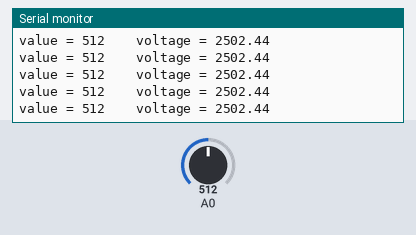
This sketch was run on a simulated Arduino Uno, built with avr-gcc and run on an emulated ATmega328P. Shown: the last lines printed to the serial monitor. Inputs (shaded band) come from the test bench; at power-on: A0 = 512.

Above: at 1.2 s.
1.3 s: A0 set to 222
At 2.2 s:
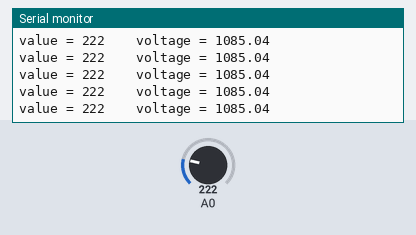
4.3 s: A0 set to 195
At 4.8 s:
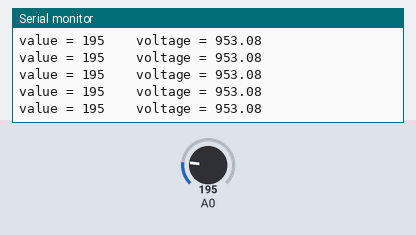
11.8 s: A0 set to 105
At 12.8 s:
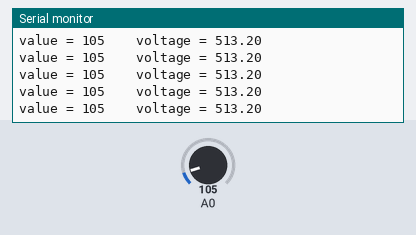
13.3 s: A0 set to 93
At 14.0 s:
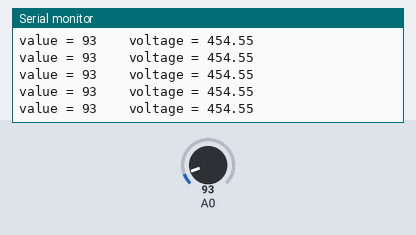
Timing chart, 0 to 16.3 s (numbered marks = the images above; inputs shaded):
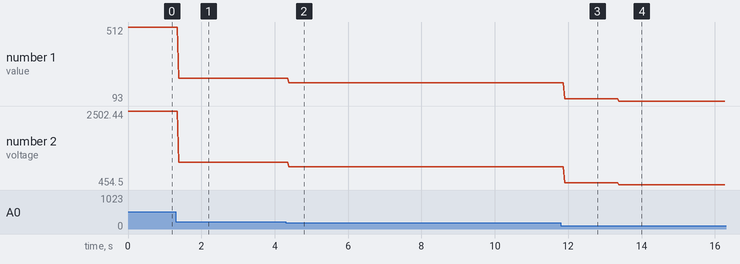

Measured:
- after the input at 1.3 s, the serial monitor: prints a new line after 0.08 s (image 1)
- after the input at 4.3 s, the serial monitor: prints a new line after 0.09 s (image 2)
- after the input at 11.8 s, the serial monitor: prints a new line after 0.10 s (image 3)
- after the input at 13.3 s, the serial monitor: prints a new line after 0.08 s (image 4)
- plotted number 1: 512 → 222 after the input at 1.3 s, 222 → 195 after the input at 4.3 s, 195 → 105 after the input at 11.8 s, 105 → 93 after the input at 13.3 s
- plotted number 2: 2502.44 → 1085.04 after the input at 1.3 s, 1085.04 → 953.08 after the input at 4.3 s, 953.08 → 513.2 after the input at 11.8 s, 513.2 → 454.5 after the input at 13.3 s

The sketch:

potansiyometre.ino
```cpp
int value = 0;
float voltage = 0;

void setup() {
  Serial.begin(9600);

}

void loop() {
  value = analogRead(A0);
  Serial.print("value = ");
  Serial.print(value);

  voltage = value *(5000.0 / 1023);

  Serial.print("    voltage = ");
  Serial.println(voltage);


}
```
